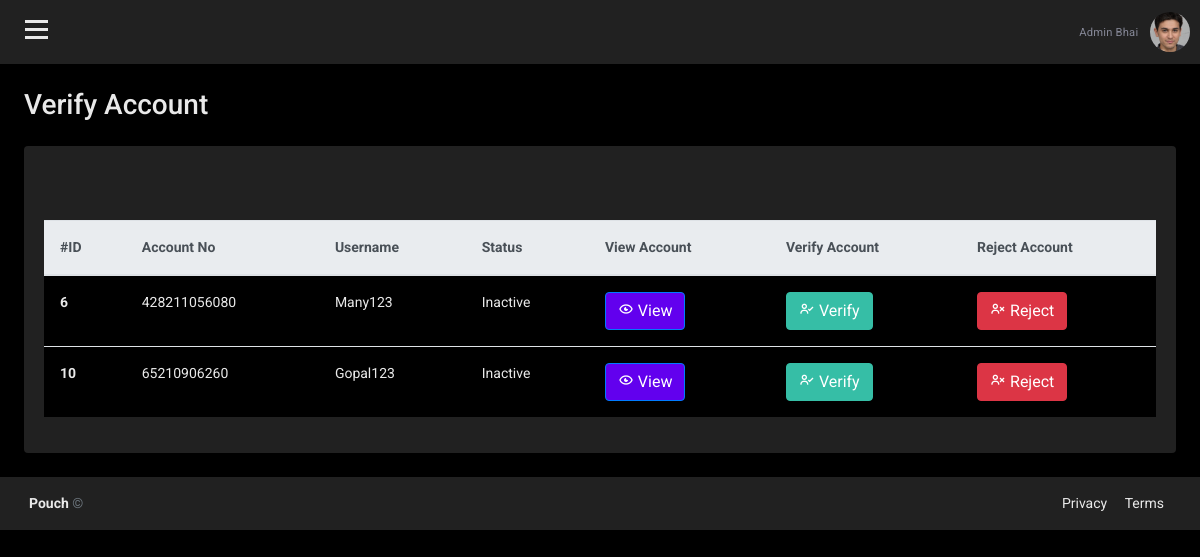
The app's page /admin/VerifyAccount.php (signed in) with its own data.
### tables this page shows
CREATE TABLE `customer_detail` (
  `C_No` int(11) NOT NULL,
  `Account_No` varchar(12) NOT NULL,
  `C_First_Name` text NOT NULL,
  `C_Last_Name` text NOT NULL,
  `Gender` text NOT NULL,
  `C_Father_Name` text NOT NULL,
  `C_Mother_Name` text NOT NULL,
  `C_Birth_Date` date NOT NULL,
  `C_Adhar_No` varchar(12) NOT NULL,
  `C_Pan_No` varchar(10) NOT NULL,
  `C_Mobile_No` varchar(10) NOT NULL,
  `C_Email` varchar(200) NOT NULL,
  `C_Pincode` varchar(6) NOT NULL,
  `C_Adhar_Doc` varchar(500) NOT NULL,
  `C_Pan_Doc` varchar(500) NOT NULL,
  `Create_Date` date NOT NULL DEFAULT current_timestamp(),
  `ProfileColor` varchar(100) NOT NULL,
  `ProfileImage` varchar(400) NOT NULL,
  `Bio` varchar(100) NOT NULL
);

### admin/adminData.php (called while the page is built, shortened)
<?php
    $AccountNo = $_SESSION['accountNo'];
    $query = "SELECT * FROM customer_detail WHERE Account_No = '$AccountNo'";
    $result = mysqli_query($conn, $query) or die(mysqli_error($conn));
    if (mysqli_num_rows($result) > 0) {
        while ($row = mysqli_fetch_assoc($result)) {
            $Fname = $row['C_First_Name'];
            $Lname = $row['C_Last_Name'];
            $Profile = $row['ProfileImage'];
        }
        $Admin = $Fname." ".$Lname;
        $AdminProfile = "../user/".$Profile;
    }
?>

### admin/VerifyAccount.php (the view, shortened to what this page needs)
<?php
include "../admin/connection.php";
include "../admin/adminData.php";
?>
<!doctype html>
<html lang="en">
<head>
    <link rel="stylesheet" href="https://stackpath.bootstrapcdn.com/bootstrap/4.1.3/css/bootstrap.min.css">
    <link href='https://unpkg.com/boxicons@2.0.7/css/boxicons.min.css' rel='stylesheet'>
    <link rel="stylesheet" href="https://use.fontawesome.com/releases/v5.7.2/css/all.css">
    <link rel="stylesheet" href="../admin/css/accounts/OpenAccount.css">
</head>
<body class="dark_bg">
    <div id="wrapper">
        <div id="page-content-wrapper">
            <div id="content">
                <div class="container-fluid p-0 px-lg-0 px-md-0">
                    <nav class="navbar navbar-expand navbar-light gray_bg my-navbar">
                        <div type="button" id="bar" class="nav-icon1 hamburger animated fadeInLeft is-closed" data-toggle="offcanvas">
                            <span class="light_bg"></span>
                            <span class="light_bg"></span>
                            <span class="light_bg"></span>
                        </div>
                        <ul class="navbar-nav ml-auto">
                            <li class="nav-item ">
                                <a class="nav-link " href="#" role="button">
                                    <span class="mr-2 d-none d-lg-inline text-gray-600 small"><?php echo $Admin ?></span>
                                    <img id="AdminDropdown" class="img-profile rounded-circle" src="<?php echo $AdminProfile; ?>">
                                </a>
                            </li>
                        </ul>
                    </nav>
                    <div class="container-fluid px-lg-4 dark_bg light">
                        <div class="row">
                            <div class="col-md-12 mt-lg-4 mt-4">
                                <div class="d-sm-flex align-items-center justify-content-between mb-4">
                                    <h1 class="h3 mb-0 light">Verify Account</h1>
                                </div>
                            </div>
                            <div class="col-md-12">
                                <div class="row">
                                    <div class="col-sm-12">
                                        <div class="card gray_bg">
                                            <div class="card-body ">
                                                <?php
                                                $query = "SELECT * FROM login WHERE Status='Inactive'";
                                                $result = mysqli_query($conn, $query) or die("query fail");
                                                if (mysqli_num_rows($result) > 0) {
                                                ?>
                                                    <div class="table-responsive">
                                                        <table id="EditTable" class="table v-middle" style="margin-top: 30px;">
                                                            <thead class="thead-light">
                                                                <tr>
                                                                    <th scope="col">#ID</th>
                                                                    <th scope="col">Account No</th>
                                                                    <th scope="col">Username</th>
                                                                    <th scope="col">Status</th>
                                                                    <th scope="col">View Account</th>
                                                                    <th scope="col">Verify Account</th>
                                                                    <th scope="col">Reject Account</th>
                                                                </tr>
                                                            </thead>
                                                            <tbody class="dark_bg">
                                                                <?php
                                                                while ($row = mysqli_fetch_assoc($result)) {
                                                                ?>
                                                                    <tr>
                                                                        <th class="light" scope="row"><?php echo $row['ID']; ?></th>
                                                                        <td class="light"><?php echo $row['AccountNo']; ?></td>
                                                                        <td class="light"><?php echo $row['Username']; ?></td>
                                                                        <td class="light"><?php echo $row['Status']; ?></td>
                                                                        <td class="light">
                                                                            <button name="view_btn" id="<?php echo $row['AccountNo']; ?>" class="btn btn-custo view_data btn btn-primary" data-toggle="modal" data-target="#exampleModalLong"><i class='bx bx-show-alt'></i> View</button>
                                                                        </td>
                                                                        <td class="light">
                                                                            <button id="<?php echo $row['AccountNo']; ?>" class="btn btn-success verify_data"><i class='bx bx-user-check'></i> Verify</button>
                                                                        </td>
                                                                        <td class="light">
                                                                            <button id="<?php echo $row['AccountNo'];
                                                                                        ?>" class="btn btn-danger reject_data"><i class='bx bx-user-x'></i> Reject</button>
                                                                        </td>
                                                                    </tr>
                                                                <?php
                                                                }
                                                            } else {
                                                                ?>
                                                                <h1 class="light" style="text-align: center;">No Account for Verification</h1>
                                                            <?php
                                                            }
                                                            ?>
                                                            </tbody>
                                                        </table>
                                                    </div>
                                            </div>
                                        </div>
                                    </div>
                                </div>
                            </div>
                        </div>
                    </div>
                </div>
                <footer class="footer gray_bg">
                    <div class="container-fluid">
                        <div class="row text-muted">
                            <div class="col-6 text-left">
                                <p class="mb-0">
                                    <a href="../index.php" class="text-muted light"><strong>Pouch
                                        </strong></a> &copy
                                </p>
                            </div>
                            <div class="col-6 text-right">
                                <ul class="list-inline">
                                    <li class="footer-item">
                                        <a class="text-muted light" href="../privacypolicy.html">Privacy</a>
                                    </li>
                                    <li class="footer-item">
                                        <a class="text-muted light" href="../terms.html">Terms</a>
                                    </li>
                                </ul>
                            </div>
                        </div>
                    </div>
                </footer>
            </div>
        </div>
    </div>
</body>
</html>

### admin/css/accounts/OpenAccount.css (style rules this page uses)
:root { --light: #e9e9e9; --dark: #000000; --gray: #212121; --lightGray: #424242; --lightblue: #5300e8; }
.light { color: var(--light) !important; }
.light_bg { background-color: var(--light) !important; }
.dark_bg { background-color: var(--dark) !important; }
.gray_bg { background-color: var(--gray) !important; }
body { position: relative; overflow-x: hidden; background: #f7f7fc; font-family: 'Roboto', sans-serif; }
body, html { height: 100%; }
.navbar-nav>li>a, .submenu-box ul li a { color: white !important; text-transform: capitalize; font-size: 14px; padding: 10px 10px 10px 20px !important; display: block; font-weight: 400; position: relative; z-index: 2; font-family: 'Roboto', sans-serif; letter-spacing: .2px; }
.navbar-nav li { display: block !important; margin: 2px 0px; }
.nav-item .nav-link { display: block; color: white !important; text-transform: capitalize; text-decoration: none; padding: 6px 10px; transition: 0.4s ease; }
#page-content-wrapper { width: 100%; transition: all 0.5s ease; }
.nav-icon1 { z-index: 999; position: relative; display: block; width: 23px; margin: 0px 30px 0px 25px; cursor: pointer; height: 25px; }
.nav-icon1 span { position: absolute; top: 0; width: 100%; height: 3px; cursor: pointer; background-color: #5d5d5d; left: 0; transform: rotate(0deg); transition: .30s ease-in-out; }
.nav-icon1 span:nth-of-type(1) { top: 0; }
.nav-icon1 span:nth-of-type(2) { top: 8px; }
.nav-icon1 span:nth-of-type(3) { top: 16px; }
.my-navbar { padding: 0px; background-color: white; box-shadow: 0 1px 1px 0 rgba(0, 0, 0, .16); }
.text-gray-600 { color: #858796 !important; }
.nav-link .img-profile { height: 40px; width: 40px; }
.card { margin-bottom: 24px; border: none; box-shadow: 0 0 0.875rem 0 rgba(33, 37, 41, .05); }
.card-body { flex: 1 1 auto; min-height: 1px; padding: 1.25rem; cursor: pointer; }
.btn-custo { background-color: rgba(98,0,238,1); color: white; }
.btn-success { color: #fff; background-color: #36bea6; border-color: #36bea6; }
.table td, .table th { padding: 1rem; font-size: 14px; color: #333; vertical-align: top; border-top: 1px solid #dee2e6; }
footer.footer { padding: 1rem .875rem; direction: ltr; background: #fff; }
footer.footer ul { margin: 0px; list-style: none; }
.footer ul li { display: inline-block; margin: 0px 7px; }
.text-muted { font-size: 14px; }

### records on screen
customer_detail: Admin "Admin Bhai", ProfileImage (picture)

### other values on screen
$row['ID'] "6"
$row['AccountNo'] "428211056080"
$row['Username'] "Many123"
$row['Status'] "Inactive"
$row['ID'] "10"
$row['AccountNo'] "65210906260"
$row['Username'] "Gopal123"
